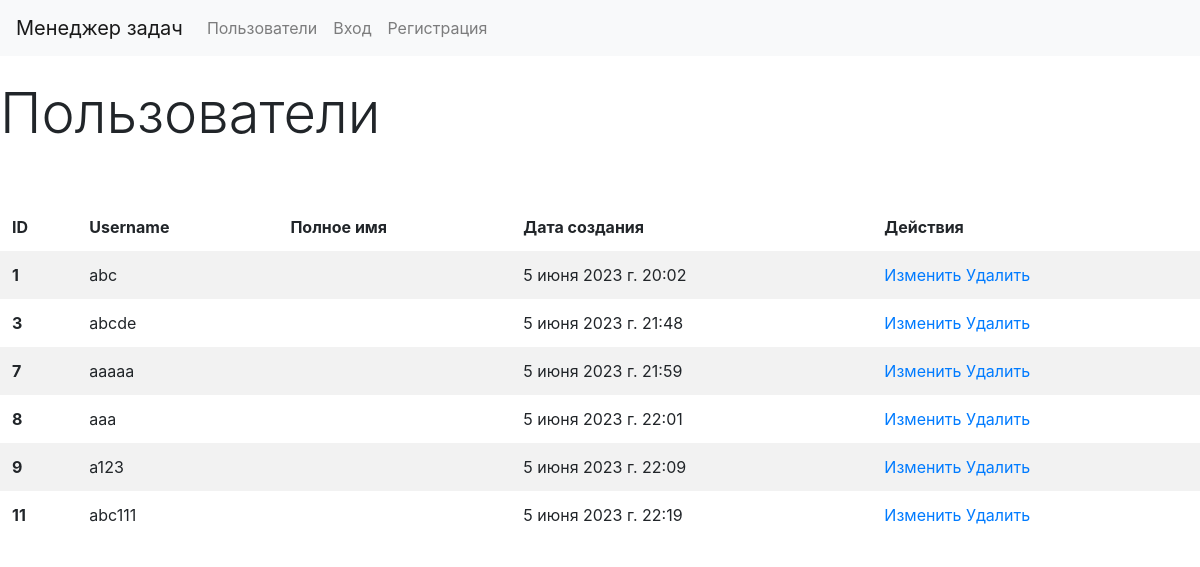
/users/, run on the app's committed database.
### task_manager/users/models.py (models this page shows)
class User(AbstractUser):
    def __str__(self):
        return self.get_full_name()
    def get_absolute_url(self):
        return reverse("login")

### task_manager/users/views.py (the view)
# urls.py: path("", views.IndexView.as_view(), name="labels_index"),
class IndexView(ListView):
    template_name = "users/index.html"
    model = User

### task_manager/templates/users/index.html
{% extends "index.html" %}
{% load i18n %}
{% block content %}
    <h1 class="display-4 fw-bold mt-4">{% translate "Users" %}</h1>
    <div class="table-responsive">
        <table class="table table-borderless table-striped mt-5 bg-white">
        <thead>
          <tr>
            <th>ID</th>
            <th>{% translate "Username" %}</th>
            <th>{% translate "Full Name" %}</th>
            <th>{% translate "Created at" %}</th>
            <th>{% translate "Actions" %}</th>
          </tr>
        </thead>
        <tbody>
        {% for user in user_list %}
            <tr>
            <th scope="row">{{ user.id }}</th>
            <td>{{ user.username }}</td>
            <td>{{ user.get_full_name }}</td>
            <td>{{ user.date_joined }}</td>
            <td>
              <a href="{% url 'users_update' pk=user.id %}">{% translate "Update" %}</a>
              <a href="{% url 'users_delete' pk=user.id %}">{% translate "Delete" %}</a>
            </td>
            </tr>
        {% endfor %}
        </tbody>
    </table>
    </div>
{% endblock %}

### data on the page
User: id "1", username "abc", date_joined "5 июня 2023 г. 20:02"
User: id "3", username "abcde", date_joined "5 июня 2023 г. 21:48"
User: id "7", username "aaaaa", date_joined "5 июня 2023 г. 21:59"
User: id "8", username "aaa", date_joined "5 июня 2023 г. 22:01"
User: id "9", username "a123", date_joined "5 июня 2023 г. 22:09"
User: id "11", username "abc111", date_joined "5 июня 2023 г. 22:19"
